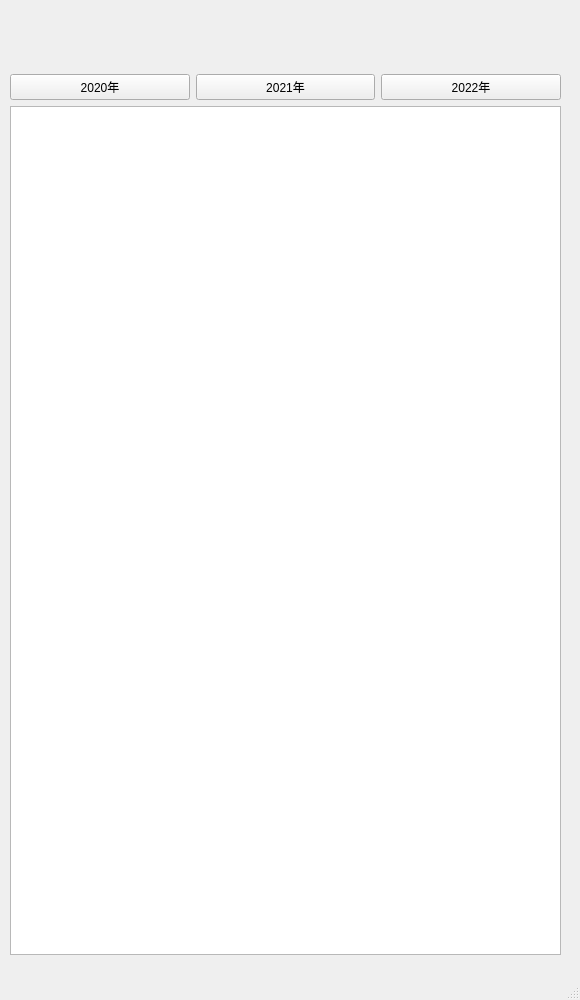
<?xml version="1.0" encoding="UTF-8"?>
<ui version="4.0">
 <class>Statistics</class>
 <widget class="QMainWindow" name="Statistics">
  <property name="geometry">
   <rect>
    <x>0</x>
    <y>0</y>
    <width>580</width>
    <height>1000</height>
   </rect>
  </property>
  <property name="windowTitle">
   <string>MainWindow</string>
  </property>
  <widget class="QWidget" name="centralwidget">
   <widget class="QWidget" name="">
    <property name="geometry">
     <rect>
      <x>10</x>
      <y>74</y>
      <width>551</width>
      <height>881</height>
     </rect>
    </property>
    <layout class="QVBoxLayout" name="verticalLayout">
     <item>
      <layout class="QHBoxLayout" name="horizontalLayout">
       <item>
        <widget class="QPushButton" name="pushButton">
         <property name="text">
          <string>2020年</string>
         </property>
        </widget>
       </item>
       <item>
        <widget class="QPushButton" name="pushButton_2">
         <property name="text">
          <string>2021年</string>
         </property>
        </widget>
       </item>
       <item>
        <widget class="QPushButton" name="pushButton_3">
         <property name="text">
          <string>2022年</string>
         </property>
        </widget>
       </item>
      </layout>
     </item>
     <item>
      <widget class="QPlainTextEdit" name="ShowShowShow"/>
     </item>
    </layout>
   </widget>
  </widget>
  <widget class="QMenuBar" name="menubar">
   <property name="geometry">
    <rect>
     <x>0</x>
     <y>0</y>
     <width>580</width>
     <height>17</height>
    </rect>
   </property>
  </widget>
  <widget class="QStatusBar" name="statusbar"/>
 </widget>
 <resources/>
 <connections/>
</ui>
